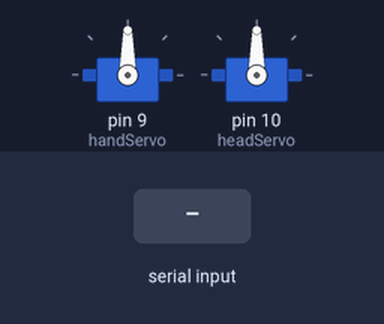
The sketch below on a simulated Arduino Uno, built with avr-gcc and run on an emulated ATmega328P. On the bench: 2 × servo. The test bench sets the inputs (shaded band).

Above: at 1.2 s.
1.3 s: "w" received over Serial
At 3.6 s:
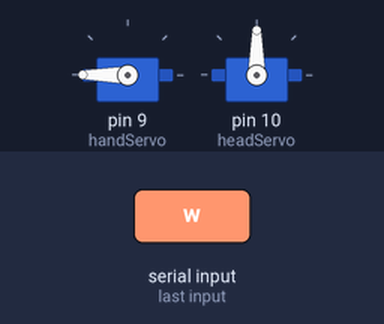
4.3 s: "s" received over Serial
At 4.76 s:
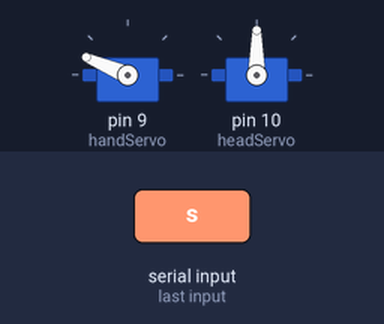
7.3 s: "a" received over Serial
At 9.6 s:
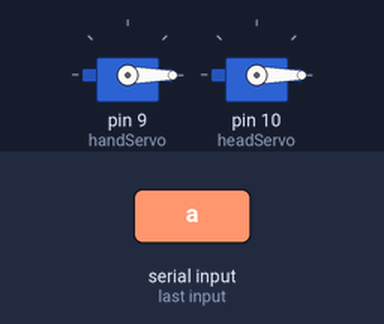
10.3 s: "d" received over Serial
At 11.08 s:
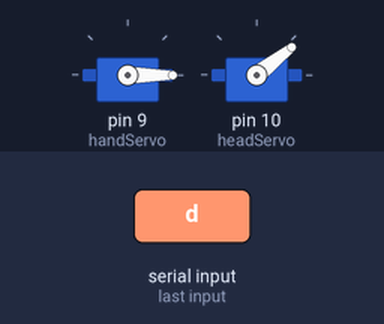
13.3 s: "r" received over Serial
16.3 s: "w" received over Serial
At 16.46 s:
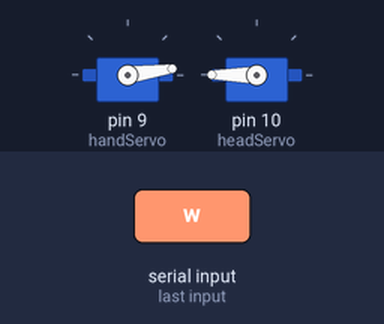
Timing chart, 0 to 20.3 s (numbered marks = the images above; inputs shaded):
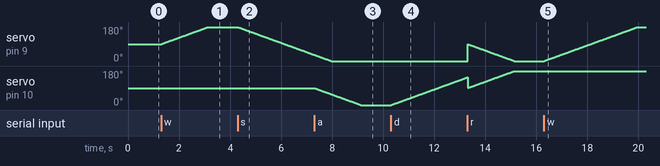

The sketch:

robot_servo_control.ino
```cpp
#include <Servo.h>

Servo handServo;
Servo headServo;

float handAngle = 90;
float headAngle = 90;

int handSpeed = 0;
int headSpeed = 0;

void setup() {
  Serial.begin(115200);

  handServo.attach(9);
  headServo.attach(10);

  handServo.write(handAngle);
  headServo.write(headAngle);
}

void loop() {

  // Check serial commands
  if (Serial.available()) {
    char c = Serial.read();

    // Hand
    if (c == 'w') handSpeed = +1;    // up
    if (c == 's') handSpeed = -1;    // down

    // Head
    if (c == 'a') headSpeed = -1;    // left
    if (c == 'd') headSpeed = +1;    // right

    // Reset
    if (c == 'r') {
      handAngle = 90;
      headAngle = 90;
    }
  }

  // Update angles
  handAngle += handSpeed * 0.5;
  headAngle += headSpeed * 0.5;

  // Limit
  handAngle = constrain(handAngle, 0, 180);
  headAngle = constrain(headAngle, 0, 180);

  // Output
  handServo.write(handAngle);
  headServo.write(headAngle);

  // slow speed
  delay(10);
}
```

Measured:
- after the input at 1.3 s, servo on pin 9 (handServo): moves from 90° to 180° over 1.8 s, starting at once
- after the input at 4.3 s, servo on pin 9 (handServo): moves from 180° to 33° over 3.0 s, starting at once
- after the input at 7.3 s, servo on pin 10 (headServo): moves from 90° to 0° over 1.8 s, starting at once
- after the input at 10.3 s, servo on pin 10 (headServo): moves from 0° to 147° over 3.0 s, starting at once
- after the input at 16.3 s, servo on pin 9 (handServo): moves from 0° to 180° over 3.7 s, starting at once
